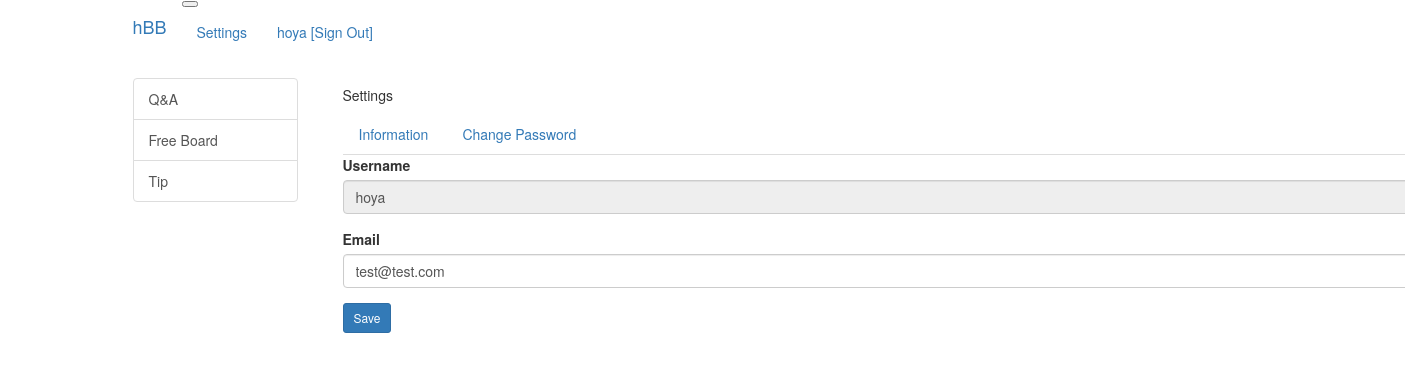
The page /common/settings/base (signed in) on the database as committed earlier.
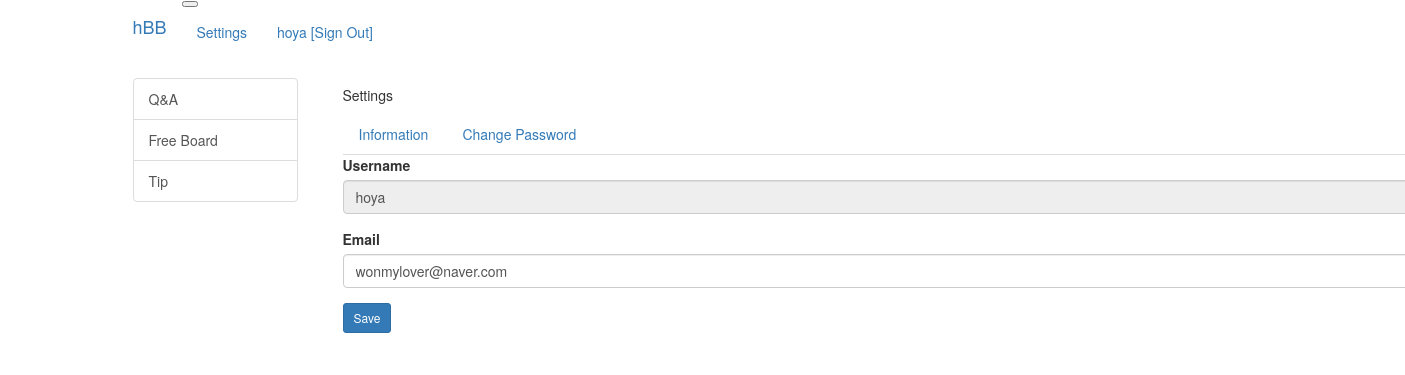
The same page on the database as committed later.
### src/models/user.py (models this page shows)
class UserModel(db.Model):
    id = db.Column(db.Integer, primary_key=True)
    username = db.Column(db.String(150), unique=True, nullable=False)
    password = db.Column(db.String(200), nullable=False)
    email = db.Column(db.String(120), unique=True, nullable=False)

### src/views/common_views.py (the view)
@bp.route("/base", methods=["GET", "POST"])
def base():
    user = UserModel.query.filter(UserModel.username == g.user.username).first()
    if request.method == "POST":
        form = BaseForm()
        if form.validate_on_submit():
            form.populate_obj(user)
            db.session.commit()
            flash("Successfully changed", "info")
            return redirect(url_for("common.base"))
    else:
        form = BaseForm(obj=user)
    return render_template("common/settings.html", tabs="base", form=form)

### src/forms.py
class BaseForm(FlaskForm):
    username = StringField(
        "Username", validators=[DataRequired(), Length(min=3, max=25)]
    )
    email = EmailField("Email", validators=[DataRequired(), Email()])

### src/views/account_views.py (called while the page is built)
@bp.before_app_request
def load_signed_in_user():
    user_id = session.get("user_id")
    if user_id is None:
        g.user = None
    else:
        g.user = UserModel.query.get(user_id)

### src/templates/common/settings.html (shortened to what this page needs)
{% extends "base.html" %}
{% block content %}
<div class="container py-2">
    <h5 class="border-bottom pb-2 mb-3">Settings</h5>
    <ul class="nav nav-tabs">
        <li class="nav-item"><a href="{{ url_for('common.base') }}"
                class="nav-link {% if tabs == 'base' %}active{% endif %}">Information</a></li>
        <li class="nav-item"><a href="{{ url_for('common.password') }}"
                class="nav-link {% if tabs == 'password' %}active{% endif %}">Change Password</a></li>
    </ul>
    {% if tabs == 'base' %}
    <form action="{{ url_for('common.base') }}" method="post" class="post-form py-3">
        <div class="form-group mt-2">
            <label for="username">Username</label>
            <input type="text" name="username" id="username" class="form-control" readonly
                value="{{ form.username.data or '' }}">
        </div>
        <div class="form-group">
            <label for="email">Email</label>
            <input type="text" name="email" id="email" class="form-control" value="{{ form.email.data or '' }}">
        </div>
        <button type="submit" class="btn btn-sm btn-primary">Save</button>
    </form>
    {% endif %}
</div>
{% endblock %}

### src/templates/base.html (shortened to what this page needs)
<link rel="stylesheet" href="{{ url_for('static', filename='styles.css') }}">
{% extends "bootstrap/base.html" %}
{% block body %}
{% include 'navbar.html' %}
<div class="container my-3">
    <div class="row">
        <div class="col-sm-12 col-md-3 col-lg-2 p-2">
            {% include 'sidebar.html' %}
        </div>
        <div class="col-sm-12 col-md-9 col-lg-10 p-2">
            <div class="border-top border-secondary">
                {% block content %}
                {% endblock %}
            </div>
        </div>
    </div>
</div>
{% endblock %}

### src/templates/navbar.html (shortened to what this page needs)
<nav class="navbar navbar-expand-lg navbar-dark bg-dark">
    <div class="container">
        <a class="navbar-brand mr-2" href="{{ url_for('main.index') }}">hBB</a>
        <button class="navbar-toggler ml-auto" type="button" data-toggle="collapse" data-target="#navbarNav"
            aria-controls="navbarNav" aria-expanded="false" aria-label="Toggle navigation">
        </button>
        <div id="navbarNav" class="collapse navbar-collapse">
            {% if g.user %}
            <ul class="nav navbar-nav ml-auto">
                <li class="nav-item"><a class="nav-link" href="{{ url_for('common.index') }}">Settings</a></li>
                <li class="nav-item"><a class="nav-link" href="{{ url_for('account.signout') }}">{{ g.user.username }}
                        [Sign Out]</a></li>
            </ul>
            {% else %}
            <ul class="nav navbar-nav ml-auto">
                <li class="nav-item"><a class="nav-link" href="{{ url_for('account.signup') }}">Sign Up</a></li>
                <li class="nav-item"><a class="nav-link" href="{{ url_for('account.signin') }}">Sign In</a></li>
            </ul>
            {% endif %}
        </div>
    </div>
</nav>

### src/templates/sidebar.html
<nav id="sidebar" class="border-top border-secondary">
    <div class="list-group">
        <a href="{{ url_for('question._list', category='qna') }}"
            class="rounded-0 list-group-item list-group-item-action list-group-item-light {% if category == 'qna' %}active{% endif %}">Q&A</a>
        <a href="{{ url_for('question._list', category='free') }}"
            class="rounded-0 list-group-item list-group-item-action list-group-item-light {% if category == 'free' %}active{% endif %}">Free
            Board</a>
        <a href="{{ url_for('question._list', category='tip') }}"
            class="rounded-0 list-group-item list-group-item-action list-group-item-light {% if category == 'tip' %}active{% endif %}">Tip</a>
    </div>
</nav>

Rows that differ between the two databases and show on the page:
changed UserModel "hoya": email "test@test.com" → "wonmylover@naver.com"
